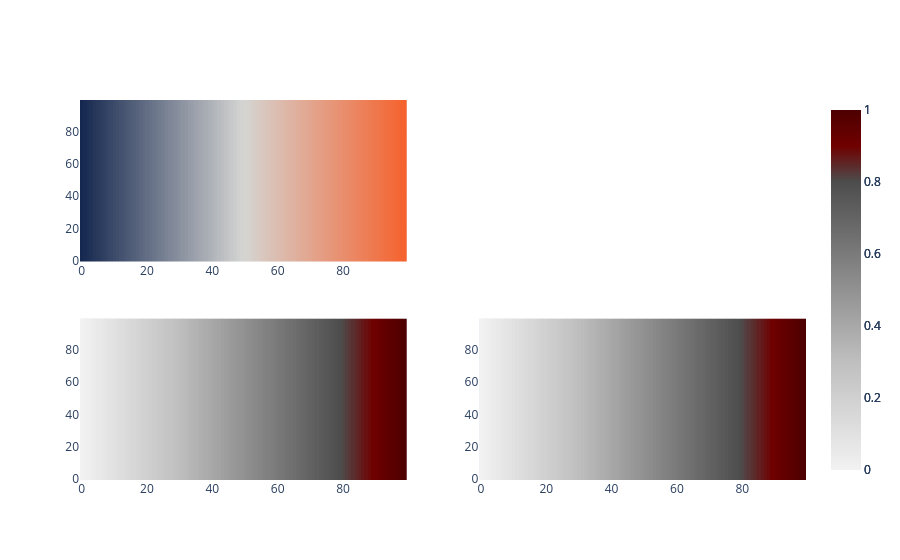

Notebook source saved alongside this figure:
### Markdown cell above
## Custom Colormaps Have Been Registered

### Code cell
fig = make_subplots(rows=2, cols=2)
fig.add_trace(dict(z=np.linspace(np.zeros(100), 1, 100).T, type="heatmap", colorscale=alstps.fink_colorscale), row=1, col=1)
fig.add_trace(dict(z=np.linspace(np.zeros(100), 1, 100).T, type="heatmap", colorscale=alstps.tre_colorscale), row=2, col=1)
fig.add_trace(dict(z=np.linspace(np.zeros(100), 1, 100).T, type="heatmap", colorscale=alstps.tre_colorscale_light), row=2, col=2)
fig.show()

### Figure 1 — Plotly figure (JSON) as saved in the notebook; plotly's stock layout.template omitted (floating-point values rounded to 4 significant figures; data arrays with more than 128 entries replaced by an {"elided": "..."} marker saying what was removed)
{"data": [{"colorscale": [[0, "#15284F"], [0.5, "#D5D5D3"], [1, "#F5622E"]], "type": "heatmap", "xaxis": "x", "yaxis": "y", "z": {"elided": "100x100 float values"}}, {"colorscale": [[0, "#f2f2f2"], [0.3, "#bfbfbf"], [0.8, "#4d4d4d"], [0.9, "#700000"], [1, "#4d0000"]], "type": "heatmap", "xaxis": "x3", "yaxis": "y3", "z": {"elided": "100x100 float values"}}, {"colorscale": [[0, "#f2f2f2"], [0.3, "#bfbfbf"], [0.8, "#4d4d4d"], [0.9, "#700000"], [1, "#4d0000"]], "type": "heatmap", "xaxis": "x4", "yaxis": "y4", "z": {"elided": "100x100 float values"}}], "layout": {"xaxis": {"anchor": "y", "domain": [0, 0.45]}, "xaxis2": {"anchor": "y2", "domain": [0.55, 1]}, "xaxis3": {"anchor": "y3", "domain": [0, 0.45]}, "xaxis4": {"anchor": "y4", "domain": [0.55, 1]}, "yaxis": {"anchor": "x", "domain": [0.575, 1]}, "yaxis2": {"anchor": "x2", "domain": [0.575, 1]}, "yaxis3": {"anchor": "x3", "domain": [0, 0.425]}, "yaxis4": {"anchor": "x4", "domain": [0, 0.425]}}}
